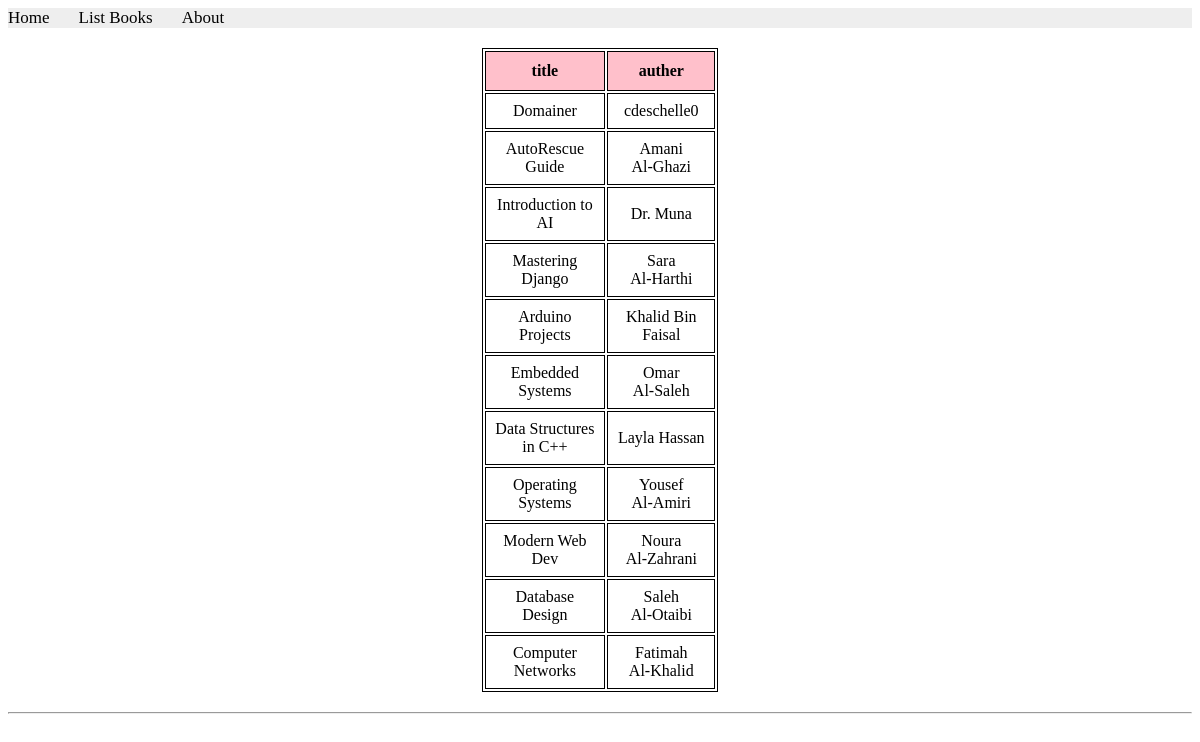
/books/lab9_part1/listbooks, run on an earlier commit of the app's database.
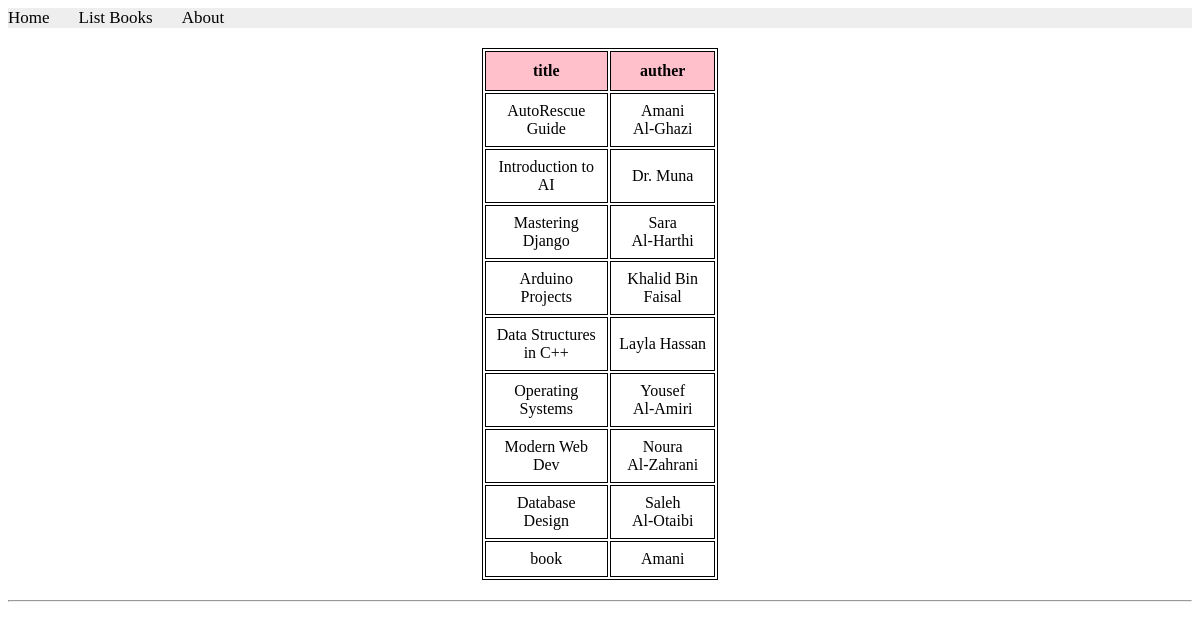
And on a later commit of the database.
### apps/bookmodule/models.py (models this page shows)
class Book(models.Model):
    title = models.CharField(max_length=50)
    author = models.CharField(max_length=50)
    price = models.FloatField(default=0.0)
    edition = models.SmallIntegerField(default=1)

### apps/bookmodule/views.py (the view)
# urls.py: path('lab9_part1/listbooks', views.listbooks, name="list_books"),
def listbooks(request):
    books = Book.objects.all()
    return render(request, 'bookmodule/listbooks.html', {'books':books})

### apps/templates/bookmodule/listbooks.html (shortened to what this page needs)
{% extends "layouts/base.html" %}
{% load static %}
{% block content %}
<table>
<tr>
    <th> title</th>
    <th> auther </th>
</tr>
{% for book in books %}
<tr>
    <td>{{ book.title }} </td>
    <td>{{ book.author }} </td>
</tr>
{% endfor %}
</table>
<hr>
{% endblock content %}

### apps/templates/layouts/base.html (shortened to what this page needs)
<!DOCTYPE html>
<html>
{% load static %}
<head>
  <link rel="stylesheet" href="https://cdnjs.cloudflare.com/ajax/libs/font-awesome/4.7.0/css/font-awesome.min.css">
  <link rel="stylesheet" href="{% static 'styles.css' %}">
  </head>
  <body>
    {% include "includes/header.html" %}
    {% block content %} {% endblock content %}
</body>
</html>

### apps/templates/includes/header.html
{% with request.resolver_match.url_name as url_name %}
<div class="topnav">
    <a class="{% if url_name == 'books.index' %}active{% endif %}" href="{% url "books.index" %}">Home</a>
    <a class="{% if url_name == 'books.list_books' %}active{% endif %}" href="{% url "books.list_books" %}">List Books</a>
    <a class="{% if url_name == 'books.aboutus' %}active{% endif %}" href="{% url "books.aboutus" %}">About</a>
</div>
{% endwith %}

### apps/static/styles.css (style rules this page uses)
.topnav { background-color: #eeeeee; width: 100%; }
.topnav a { color: #000000; text-align: center; margin-right: 25px; text-decoration: none; font-size: 17px; }

### apps/templates/bookmodule/listbooks.html (style rules this page uses)
table { width: 20%; margin: 20px auto; font-size: 1em; font-family: Times New Roman; text-align: center; }
table, th, td { border: 1px solid black; }
th { background-color: pink; padding: 10px; font-weight: bold; }
td { padding: 8px; }

What changed in the data, as far as the page shows it:
removed Book: title "Domainer", author "cdeschelle0"
removed Book: title "Embedded Systems", author "Omar Al‑Saleh"
removed Book: title "Computer Networks", author "Fatimah Al‑Khalid"
added Book: title "book", author "Amani"
